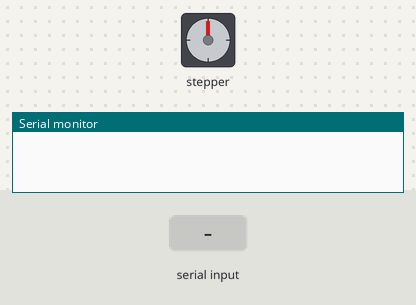
The sketch below on a simulated Arduino Uno, built with avr-gcc and run on an emulated ATmega328P. On the bench: stepper motor, the last lines printed to the serial monitor. The inputs (shaded band) are chosen by the test bench. Stepper angles assume 1500 steps per turn.

Above: at 1.2 s.
1.3 s: byte 30 received over Serial
2.8 s: byte 90 received over Serial
At 3.5 s:
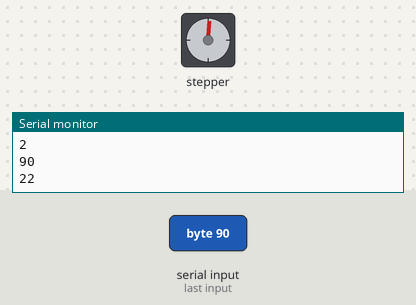
4.3 s: byte 120 received over Serial
At 4.6 s:
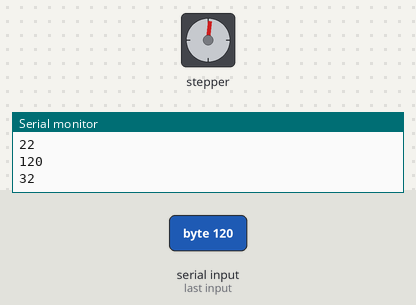
Timing chart, 0 to 7.3 s (numbered marks = the images above; inputs shaded):
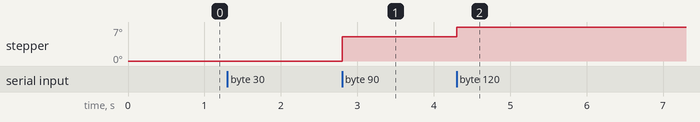

The sketch:

nano_stepper_mpu.ino
```cpp
#include <Stepper.h>

int b=0;
int en=9;
int a=0;


void setup() {
 Serial.begin(9600);
 pinMode(9, INPUT);

}

void loop() {
  Stepper s(1500, 2, 3);
   /*digitalWrite(en,HIGH);
   while(!Serial.available()){}
   digitalWrite(en,LOW);
  /*digitalWrite(en,HIGH);
   while(!Serial.available()){}
   digitalWrite(en,LOW);
  if(digitalRead(9)){
  while(!Serial.available()){}
  b=Serial.read();
  b=-b;
  }
  else*/
  while(!Serial.available()){}
    b=Serial.read();
Serial.println(b);
    a=map(b,30,200,2,60);
    Serial.println(a);
    s.setSpeed(b);
    s.step(a);


    /*if(h==1){
    while(Serial.available()==0){}
    spd=Serial.read();
    //Serial.println('h');
      const int d = spd;
      Stepper s(d, 2, 3);
      s.setSpeed(d);
      Serial.println(d);
      Serial.println("clockwise");
      s.step(200);
    }
    else{
    while(Serial.available()==0){}
    spd=Serial.read();
    spd=-spd;
    const int d = spd;
    Stepper s(d, 2, 3);
    s.setSpeed(d);
    Serial.println(-d);
    Serial.println("clockwise");
    s.step(-200);}

  /*Serial.println(spd);
    cur=angle;
    err=cur-pre1;
    if(x==1)
    {
      Serial.println('k');
      bitClear(x, 7);
      steps = (a<<8) | b;
      steps=-steps;
      //Serial.println(steps);
      /*s.setSpeed(200);
      Serial.println("anticlockwise");
      s.step(-steps);
      const int d = steps;
      Stepper s(d, 2, 3);
      s.setSpeed(d);
      Serial.println(-d);
      Serial.println("clockwise");
      s.step(-200);
    }
    else
    {
      Serial.println('o');
      steps = (a<<8) | b;
      Serial.println(steps);
      /*s.setSpeed(200);
      Serial.println("clockwise");
      s.step(steps);
      const int d = steps;
    Stepper s(d, 2, 3);
    s.setSpeed(100);
    Serial.println(d);
    Serial.println("clockwise");
    s.step(200);*/
  }
```
